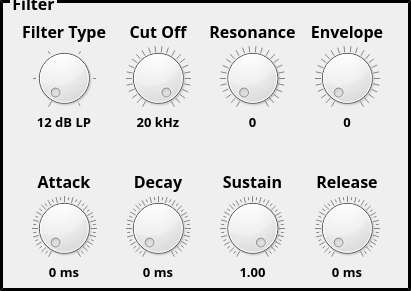
   <widget class="QGroupBox" name="Filter">
    <property name="geometry">
     <rect>
      <x>440</x>
      <y>50</y>
      <width>411</width>
      <height>291</height>
     </rect>
    </property>
    <property name="font">
     <font>
      <family>Tw Cen MT</family>
      <pointsize>12</pointsize>
      <weight>75</weight>
      <bold>true</bold>
     </font>
    </property>
    <property name="styleSheet">
     <string notr="true">QGroupBox
{
    border-style: outset;
	margin-top: 0.5em;
    border-width: 3px;
    border-color: black;
}

QGroupBox::title {
    top: -8px;
    left: 10px;
}</string>
    </property>
    <property name="title">
     <string>Filter</string>
    </property>
    <property name="alignment">
     <set>Qt::AlignLeading|Qt::AlignLeft|Qt::AlignVCenter</set>
    </property>
    <widget class="QWidget" name="horizontalLayoutWidget_5">
     <property name="geometry">
      <rect>
       <x>20</x>
       <y>170</y>
       <width>371</width>
       <height>111</height>
      </rect>
     </property>
     <layout class="QHBoxLayout" name="Filter_ADSR_Layout">
      <item>
       <layout class="QVBoxLayout" name="Filter_Attack_Layout">
        <property name="spacing">
         <number>3</number>
        </property>
        <item>
         <widget class="QLabel" name="Filter_Attack_Title">
          <property name="font">
           <font>
            <family>Tw Cen MT</family>
            <pointsize>12</pointsize>
            <weight>75</weight>
            <bold>true</bold>
           </font>
          </property>
          <property name="autoFillBackground">
           <bool>false</bool>
          </property>
          <property name="styleSheet">
           <string notr="true">background-color: rgba(255, 255, 255, 0);</string>
          </property>
          <property name="text">
           <string>Attack</string>
          </property>
          <property name="alignment">
           <set>Qt::AlignCenter</set>
          </property>
         </widget>
        </item>
        <item>
         <widget class="QDial" name="Filter_Attack">
          <property name="styleSheet">
           <string notr="true"/>
          </property>
          <property name="minimum">
           <number>0</number>
          </property>
          <property name="maximum">
           <number>4095</number>
          </property>
          <property name="value">
           <number>0</number>
          </property>
          <property name="invertedAppearance">
           <bool>false</bool>
          </property>
          <property name="invertedControls">
           <bool>false</bool>
          </property>
          <property name="notchTarget">
           <double>25.000000000000000</double>
          </property>
          <property name="notchesVisible">
           <bool>true</bool>
          </property>
         </widget>
        </item>
        <item>
         <widget class="QLabel" name="Filter_Attack_Value">
          <property name="font">
           <font>
            <family>Tw Cen MT</family>
            <pointsize>10</pointsize>
            <weight>75</weight>
            <bold>true</bold>
           </font>
          </property>
          <property name="layoutDirection">
           <enum>Qt::LeftToRight</enum>
          </property>
          <property name="styleSheet">
           <string notr="true">background-color: rgba(255, 255, 255, 0);</string>
          </property>
          <property name="text">
           <string>0 ms</string>
          </property>
          <property name="alignment">
           <set>Qt::AlignCenter</set>
          </property>
          <property name="margin">
           <number>0</number>
          </property>
         </widget>
        </item>
       </layout>
      </item>
      <item>
       <layout class="QVBoxLayout" name="Filter_Decay_Layout">
        <property name="spacing">
         <number>3</number>
        </property>
        <item>
         <widget class="QLabel" name="Filter_Decay_Title">
          <property name="font">
           <font>
            <family>Tw Cen MT</family>
            <pointsize>12</pointsize>
            <weight>75</weight>
            <bold>true</bold>
           </font>
          </property>
          <property name="autoFillBackground">
           <bool>false</bool>
          </property>
          <property name="styleSheet">
           <string notr="true">background-color: rgba(255, 255, 255, 0);</string>
          </property>
          <property name="text">
           <string>Decay</string>
          </property>
          <property name="alignment">
           <set>Qt::AlignCenter</set>
          </property>
         </widget>
        </item>
        <item>
         <widget class="QDial" name="Filter_Decay">
          <property name="toolTip">
           <string>0s 0c</string>
          </property>
          <property name="toolTipDuration">
           <number>-1</number>
          </property>
          <property name="statusTip">
           <string/>
          </property>
          <property name="whatsThis">
           <string/>
          </property>
          <property name="minimum">
           <number>0</number>
          </property>
          <property name="maximum">
           <number>4095</number>
          </property>
          <property name="value">
           <number>0</number>
          </property>
          <property name="tracking">
           <bool>true</bool>
          </property>
          <property name="invertedAppearance">
           <bool>false</bool>
          </property>
          <property name="invertedControls">
           <bool>false</bool>
          </property>
          <property name="notchTarget">
           <double>25.000000000000000</double>
          </property>
          <property name="notchesVisible">
           <bool>true</bool>
          </property>
         </widget>
        </item>
        <item>
         <widget class="QLabel" name="Filter_Decay_Value">
          <property name="font">
           <font>
            <family>Tw Cen MT</family>
            <pointsize>10</pointsize>
            <weight>75</weight>
            <bold>true</bold>
           </font>
          </property>
          <property name="layoutDirection">
           <enum>Qt::LeftToRight</enum>
          </property>
          <property name="styleSheet">
           <string notr="true">background-color: rgba(255, 255, 255, 0);</string>
          </property>
          <property name="text">
           <string>0 ms</string>
          </property>
          <property name="alignment">
           <set>Qt::AlignCenter</set>
          </property>
          <property name="margin">
           <number>0</number>
          </property>
         </widget>
        </item>
       </layout>
      </item>
      <item>
       <layout class="QVBoxLayout" name="Filter_Sustain_Layout">
        <property name="spacing">
         <number>3</number>
        </property>
        <item>
         <widget class="QLabel" name="Filter_Sustain_Title">
          <property name="font">
           <font>
            <family>Tw Cen MT</family>
            <pointsize>12</pointsize>
            <weight>75</weight>
            <bold>true</bold>
           </font>
          </property>
          <property name="autoFillBackground">
           <bool>false</bool>
          </property>
          <property name="text">
           <string>Sustain</string>
          </property>
          <property name="alignment">
           <set>Qt::AlignCenter</set>
          </property>
         </widget>
        </item>
        <item>
         <widget class="QDial" name="Filter_Sustain">
          <property name="minimum">
           <number>0</number>
          </property>
          <property name="maximum">
           <number>4095</number>
          </property>
          <property name="value">
           <number>4095</number>
          </property>
          <property name="tracking">
           <bool>true</bool>
          </property>
          <property name="invertedAppearance">
           <bool>false</bool>
          </property>
          <property name="invertedControls">
           <bool>false</bool>
          </property>
          <property name="notchTarget">
           <double>25.000000000000000</double>
          </property>
          <property name="notchesVisible">
           <bool>true</bool>
          </property>
         </widget>
        </item>
        <item>
         <widget class="QLabel" name="Filter_Sustain_Value">
          <property name="font">
           <font>
            <family>Tw Cen MT</family>
            <pointsize>10</pointsize>
            <weight>75</weight>
            <bold>true</bold>
           </font>
          </property>
          <property name="layoutDirection">
           <enum>Qt::LeftToRight</enum>
          </property>
          <property name="text">
           <string>1.00</string>
          </property>
          <property name="alignment">
           <set>Qt::AlignCenter</set>
          </property>
          <property name="margin">
           <number>0</number>
          </property>
         </widget>
        </item>
       </layout>
      </item>
      <item>
       <layout class="QVBoxLayout" name="Filter_Release_Layout">
        <property name="spacing">
         <number>3</number>
        </property>
        <item>
         <widget class="QLabel" name="Filter_Release_Title">
          <property name="font">
           <font>
            <family>Tw Cen MT</family>
            <pointsize>12</pointsize>
            <weight>75</weight>
            <bold>true</bold>
           </font>
          </property>
          <property name="autoFillBackground">
           <bool>false</bool>
          </property>
          <property name="text">
           <string>Release</string>
          </property>
          <property name="alignment">
           <set>Qt::AlignCenter</set>
          </property>
         </widget>
        </item>
        <item>
         <widget class="QDial" name="Filter_Release">
          <property name="minimum">
           <number>0</number>
          </property>
          <property name="maximum">
           <number>4095</number>
          </property>
          <property name="value">
           <number>0</number>
          </property>
          <property name="tracking">
           <bool>true</bool>
          </property>
          <property name="invertedAppearance">
           <bool>false</bool>
          </property>
          <property name="invertedControls">
           <bool>false</bool>
          </property>
          <property name="notchTarget">
           <double>25.000000000000000</double>
          </property>
          <property name="notchesVisible">
           <bool>true</bool>
          </property>
         </widget>
        </item>
        <item>
         <widget class="QLabel" name="Filter_Release_Value">
          <property name="font">
           <font>
            <family>Tw Cen MT</family>
            <pointsize>10</pointsize>
            <weight>75</weight>
            <bold>true</bold>
           </font>
          </property>
          <property name="layoutDirection">
           <enum>Qt::LeftToRight</enum>
          </property>
          <property name="text">
           <string>0 ms</string>
          </property>
          <property name="alignment">
           <set>Qt::AlignCenter</set>
          </property>
          <property name="margin">
           <number>0</number>
          </property>
         </widget>
        </item>
       </layout>
      </item>
     </layout>
    </widget>
    <widget class="QWidget" name="horizontalLayoutWidget_6">
     <property name="geometry">
      <rect>
       <x>20</x>
       <y>20</y>
       <width>371</width>
       <height>111</height>
      </rect>
     </property>
     <layout class="QHBoxLayout" name="Filter_Layout">
      <item>
       <layout class="QVBoxLayout" name="Filter_Type_Layout">
        <property name="spacing">
         <number>3</number>
        </property>
        <item>
         <widget class="QLabel" name="Filter_Type_Title">
          <property name="font">
           <font>
            <family>Tw Cen MT</family>
            <pointsize>12</pointsize>
            <weight>75</weight>
            <bold>true</bold>
           </font>
          </property>
          <property name="autoFillBackground">
           <bool>false</bool>
          </property>
          <property name="styleSheet">
           <string notr="true">background-color: rgba(255, 255, 255, 0);</string>
          </property>
          <property name="text">
           <string>Filter Type</string>
          </property>
          <property name="alignment">
           <set>Qt::AlignCenter</set>
          </property>
         </widget>
        </item>
        <item>
         <widget class="QDial" name="Filter_Type">
          <property name="styleSheet">
           <string notr="true"/>
          </property>
          <property name="minimum">
           <number>0</number>
          </property>
          <property name="maximum">
           <number>5</number>
          </property>
          <property name="value">
           <number>0</number>
          </property>
          <property name="invertedAppearance">
           <bool>false</bool>
          </property>
          <property name="invertedControls">
           <bool>false</bool>
          </property>
          <property name="notchesVisible">
           <bool>true</bool>
          </property>
         </widget>
        </item>
        <item>
         <widget class="QLabel" name="Filter_Type_Value">
          <property name="font">
           <font>
            <family>Tw Cen MT</family>
            <pointsize>10</pointsize>
            <weight>75</weight>
            <bold>true</bold>
           </font>
          </property>
          <property name="layoutDirection">
           <enum>Qt::LeftToRight</enum>
          </property>
          <property name="styleSheet">
           <string notr="true">background-color: rgba(255, 255, 255, 0);</string>
          </property>
          <property name="text">
           <string>12 dB LP</string>
          </property>
          <property name="alignment">
           <set>Qt::AlignCenter</set>
          </property>
          <property name="margin">
           <number>0</number>
          </property>
         </widget>
        </item>
       </layout>
      </item>
      <item>
       <layout class="QVBoxLayout" name="Filter_Cutoff_Layout">
        <property name="spacing">
         <number>3</number>
        </property>
        <item>
         <widget class="QLabel" name="Filter_Cutoff_Title">
          <property name="font">
           <font>
            <family>Tw Cen MT</family>
            <pointsize>12</pointsize>
            <weight>75</weight>
            <bold>true</bold>
           </font>
          </property>
          <property name="autoFillBackground">
           <bool>false</bool>
          </property>
          <property name="styleSheet">
           <string notr="true">background-color: rgba(255, 255, 255, 0);</string>
          </property>
          <property name="text">
           <string>Cut Off</string>
          </property>
          <property name="alignment">
           <set>Qt::AlignCenter</set>
          </property>
         </widget>
        </item>
        <item>
         <widget class="QDial" name="Filter_Cutoff">
          <property name="toolTip">
           <string>0s 0c</string>
          </property>
          <property name="toolTipDuration">
           <number>-1</number>
          </property>
          <property name="statusTip">
           <string/>
          </property>
          <property name="whatsThis">
           <string/>
          </property>
          <property name="minimum">
           <number>0</number>
          </property>
          <property name="maximum">
           <number>4095</number>
          </property>
          <property name="value">
           <number>4095</number>
          </property>
          <property name="tracking">
           <bool>true</bool>
          </property>
          <property name="invertedAppearance">
           <bool>false</bool>
          </property>
          <property name="invertedControls">
           <bool>false</bool>
          </property>
          <property name="notchTarget">
           <double>40.000000000000000</double>
          </property>
          <property name="notchesVisible">
           <bool>true</bool>
          </property>
         </widget>
        </item>
        <item>
         <widget class="QLabel" name="Filter_Cutoff_Value">
          <property name="font">
           <font>
            <family>Tw Cen MT</family>
            <pointsize>10</pointsize>
            <weight>75</weight>
            <bold>true</bold>
           </font>
          </property>
          <property name="layoutDirection">
           <enum>Qt::LeftToRight</enum>
          </property>
          <property name="styleSheet">
           <string notr="true">background-color: rgba(255, 255, 255, 0);</string>
          </property>
          <property name="text">
           <string>20 kHz</string>
          </property>
          <property name="alignment">
           <set>Qt::AlignCenter</set>
          </property>
          <property name="margin">
           <number>0</number>
          </property>
         </widget>
        </item>
       </layout>
      </item>
      <item>
       <layout class="QVBoxLayout" name="Filter_Resonance_Layout">
        <property name="spacing">
         <number>3</number>
        </property>
        <item>
         <widget class="QLabel" name="Filter_Resonance_Title">
          <property name="font">
           <font>
            <family>Tw Cen MT</family>
            <pointsize>12</pointsize>
            <weight>75</weight>
            <bold>true</bold>
           </font>
          </property>
          <property name="autoFillBackground">
           <bool>false</bool>
          </property>
          <property name="text">
           <string>Resonance</string>
          </property>
          <property name="alignment">
           <set>Qt::AlignCenter</set>
          </property>
         </widget>
        </item>
        <item>
         <widget class="QDial" name="Filter_Resonance">
          <property name="minimum">
           <number>0</number>
          </property>
          <property name="maximum">
           <number>4095</number>
          </property>
          <property name="value">
           <number>0</number>
          </property>
          <property name="tracking">
           <bool>true</bool>
          </property>
          <property name="invertedAppearance">
           <bool>false</bool>
          </property>
          <property name="invertedControls">
           <bool>false</bool>
          </property>
          <property name="notchTarget">
           <double>40.000000000000000</double>
          </property>
          <property name="notchesVisible">
           <bool>true</bool>
          </property>
         </widget>
        </item>
        <item>
         <widget class="QLabel" name="Filter_Resonance_Value">
          <property name="font">
           <font>
            <family>Tw Cen MT</family>
            <pointsize>10</pointsize>
            <weight>75</weight>
            <bold>true</bold>
           </font>
          </property>
          <property name="layoutDirection">
           <enum>Qt::LeftToRight</enum>
          </property>
          <property name="text">
           <string>0</string>
          </property>
          <property name="alignment">
           <set>Qt::AlignCenter</set>
          </property>
          <property name="margin">
           <number>0</number>
          </property>
         </widget>
        </item>
       </layout>
      </item>
      <item>
       <layout class="QVBoxLayout" name="Filter_Envelope_Layout">
        <property name="spacing">
         <number>3</number>
        </property>
        <item>
         <widget class="QLabel" name="Filter_Envelope_Title">
          <property name="font">
           <font>
            <family>Tw Cen MT</family>
            <pointsize>12</pointsize>
            <weight>75</weight>
            <bold>true</bold>
           </font>
          </property>
          <property name="autoFillBackground">
           <bool>false</bool>
          </property>
          <property name="text">
           <string>Envelope</string>
          </property>
          <property name="alignment">
           <set>Qt::AlignCenter</set>
          </property>
         </widget>
        </item>
        <item>
         <widget class="QDial" name="Filter_Envelope">
          <property name="minimum">
           <number>0</number>
          </property>
          <property name="maximum">
           <number>4095</number>
          </property>
          <property name="value">
           <number>0</number>
          </property>
          <property name="tracking">
           <bool>true</bool>
          </property>
          <property name="invertedAppearance">
           <bool>false</bool>
          </property>
          <property name="invertedControls">
           <bool>false</bool>
          </property>
          <property name="notchTarget">
           <double>40.000000000000000</double>
          </property>
          <property name="notchesVisible">
           <bool>true</bool>
          </property>
         </widget>
        </item>
        <item>
         <widget class="QLabel" name="Filter_Envelope_Value">
          <property name="font">
           <font>
            <family>Tw Cen MT</family>
            <pointsize>10</pointsize>
            <weight>75</weight>
            <bold>true</bold>
           </font>
          </property>
          <property name="layoutDirection">
           <enum>Qt::LeftToRight</enum>
          </property>
          <property name="text">
           <string>0</string>
          </property>
          <property name="alignment">
           <set>Qt::AlignCenter</set>
          </property>
          <property name="margin">
           <number>0</number>
          </property>
         </widget>
        </item>
       </layout>
      </item>
     </layout>
    </widget>
   </widget>
